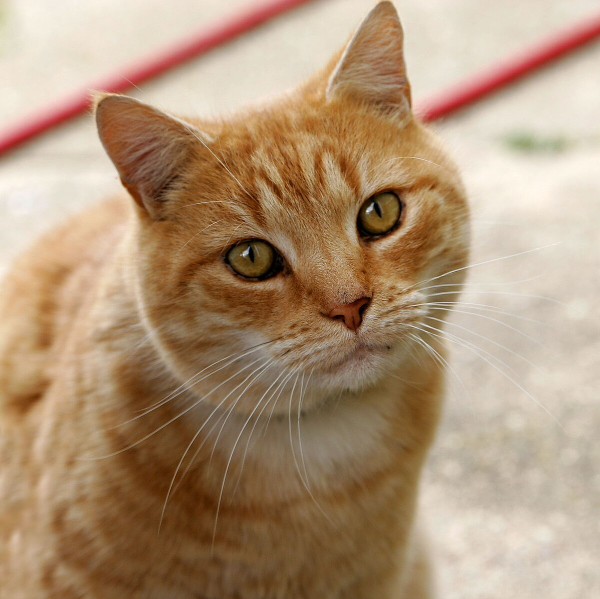
#> input picture lab-1/cat.jpg, 1200 x 1198 px (shown at 1/2 size)
$ jupyter execute --allow-errors lab1.ipynb
#> lines starting #> are read from the running program, lines starting #| are printed output that depends on the picture; after the words box and inside, x2 and y2 are one past the last pixel; in counts of white or black regions, pixels touching at a corner belong together
[cell 1]
import numpy as np

rng = np.random.default_rng(seed=42)
arr = rng.integers(0, 100, size=(5, 6))
print("Массив:\n", arr)

[cell 2]
print("Форма:", arr.shape)
print("Тип данных:", arr.dtype)
print("Размер:", arr.size)
print("Число осей:", arr.ndim)

[cell 3]
print("Сумма всех элементов:", arr.sum())
print("Сумма по строкам:", arr.sum(axis=1))
print("Сумма по столбцам:", arr.sum(axis=0))
print("Среднее:", arr.mean())
print("Стандартное отклонение:", arr.std())
print("Минимум:", arr.min(), "— Максимум:", arr.max())
print("Медиана:", np.median(arr))

[cell 4]
print("Транспонирование:\n", arr.T)
print("Изменение формы (3×10):\n", arr.reshape(3, 10))
print("Выравнивание:", arr.flatten())

[cell 5]
a = np.array([[1, 2], [3, 4]])
b = np.array([[5, 6], [7, 8]])
print("Поэлементное произведение:\n", a * b)
print("Матричное произведение:\n", a @ b)
print("Определитель a:", np.linalg.det(a))
print("Обратная матрица a:\n", np.linalg.inv(a))
eigenvalues, eigenvectors = np.linalg.eig(a)
print("Собственные значения:", eigenvalues)
print("Собственные векторы:\n", eigenvectors)

[cell 6]
arr_float = arr.astype(np.float64)
arr_normed = (arr_float - arr_float.min()) / (arr_float.max() - arr_float.min())
print("Min-Max нормализация:\n", arr_normed.round(3))

[cell 7]
import cv2
import matplotlib.pyplot as plt

img_path = "cat.jpg"

img_bgr = cv2.imread(img_path)
#> img_bgr is the input picture: shape (1198, 1200, 3); mean B, G, R 120.8, 148.8, 176
img_rgb = cv2.cvtColor(img_bgr, cv2.COLOR_BGR2RGB)
plt.figure(figsize=(8, 6))
plt.imshow(img_rgb)
plt.title("Исходное изображение")
plt.axis("off")
plt.show()

[cell 8]
gray = cv2.cvtColor(img_bgr, cv2.COLOR_BGR2GRAY)
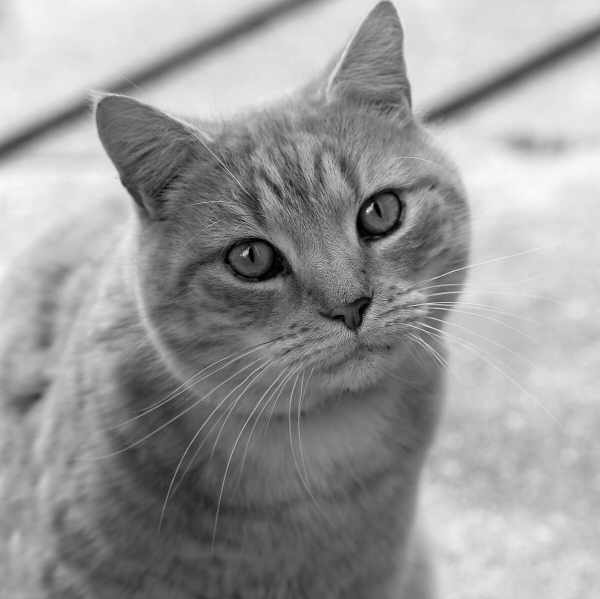
#> gray: shape (1198, 1200) (shown at 1/2 size); min 0, max 255, mean 153.8
edges = cv2.Canny(gray, 50, 150)
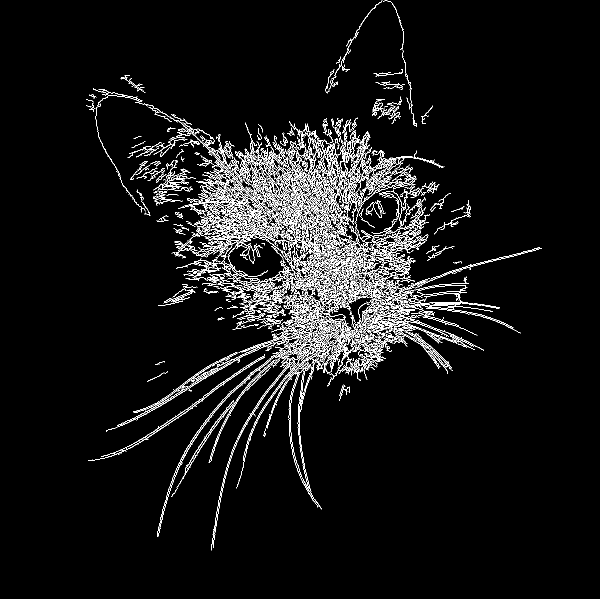
#> edges: shape (1198, 1200) (shown at 1/2 size); 5.1% white in thin lines or dots, all inside (x1, y1, x2, y2) = (172, 1, 1084, 1101)

contours, _ = cv2.findContours(edges, cv2.RETR_EXTERNAL, cv2.CHAIN_APPROX_SIMPLE)
#> contours = 1617 contours, 1433 with area under 20; largest, box (x1, y1, x2, y2) and area: (532, 647, 691, 1019) 5248, (340, 233, 665, 483) 5147, (756, 641, 968, 701) 1319, (426, 698, 620, 1096) 758, (212, 686, 545, 863) 632
contours = sorted(contours, key=cv2.contourArea, reverse=True)[:5]
#> contours = 5 contours; box (x1, y1, x2, y2) and area: (532, 647, 691, 1019) 5248, (340, 233, 665, 483) 5147, (756, 641, 968, 701) 1319, (426, 698, 620, 1096) 758, (212, 686, 545, 863) 632

img_result = img_rgb.copy()

for cnt in contours:
    x, y, w, h = cv2.boundingRect(cnt)
    cv2.rectangle(img_result, (x, y), (x + w, y + h), (255, 0, 0), 2)
#> this loop made 5 passes
#> (x, y, w, h) on passes 1 to 5: (532, 647, 159, 372), (340, 233, 325, 250), (756, 641, 212, 60), (426, 698, 194, 398), (212, 686, 333, 177)
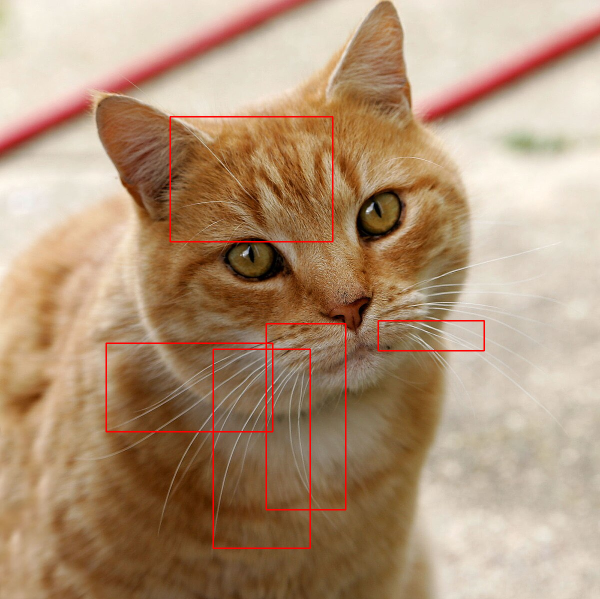
#> img_result: shape (1198, 1200, 3) (shown at 1/2 size); mean R, G, B 177.2, 147.7, 120

plt.figure(figsize=(8, 6))
plt.imshow(img_result)
plt.title("5 крупнейших объектов")
plt.axis("off")
plt.show()

[cell 9]
import numpy as np
import matplotlib.pyplot as plt


def draw_rectangle(image: np.ndarray, pt1: tuple, pt2: tuple, color: tuple, thickness: int = 2) -> np.ndarray:
    img = image.copy()
    x1, y1 = min(pt1[0], pt2[0]), min(pt1[1], pt2[1])
    x2, y2 = max(pt1[0], pt2[0]), max(pt1[1], pt2[1])
    h, w = img.shape[:2]
    x1, y1 = max(0, x1), max(0, y1)
    x2, y2 = min(w - 1, x2), min(h - 1, y2)
    t = max(1, thickness)
    half = t // 2

    y_top_start = max(0, y1 - half)
    y_top_end = min(h, y1 - half + t)
    img[y_top_start:y_top_end, x1:x2 + 1] = color

    y_bot_start = max(0, y2 - half)
    y_bot_end = min(h, y2 - half + t)
    img[y_bot_start:y_bot_end, x1:x2 + 1] = color

    x_left_start = max(0, x1 - half)
    x_left_end = min(w, x1 - half + t)
    img[y1:y2 + 1, x_left_start:x_left_end] = color

    x_right_start = max(0, x2 - half)
    x_right_end = min(w, x2 - half + t)
    img[y1:y2 + 1, x_right_start:x_right_end] = color

    return img

[cell 10]
canvas = np.ones((400, 600, 3), dtype=np.uint8) * 240

canvas = draw_rectangle(canvas, (50, 50), (250, 200), color=(220, 50, 50), thickness=4)
canvas = draw_rectangle(canvas, (300, 100), (560, 350), color=(50, 150, 220), thickness=8)
canvas = draw_rectangle(canvas, (120, 250), (480, 370), color=(50, 200, 100), thickness=3)
canvas = draw_rectangle(canvas, (160, 100), (220, 180), color=(200, 100, 220), thickness=2)

plt.figure(figsize=(10, 7))
plt.imshow(canvas)
plt.title("Демонстрация draw_rectangle() на тестовом холсте")
plt.axis("off")
plt.show()
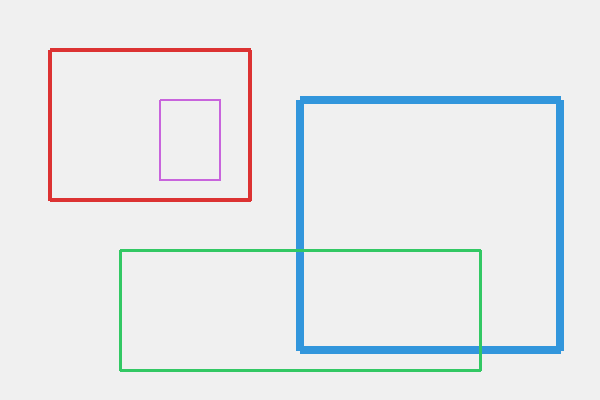
#> shown: shape (400, 600, 3); mean R, G, B 231, 234, 235.4
